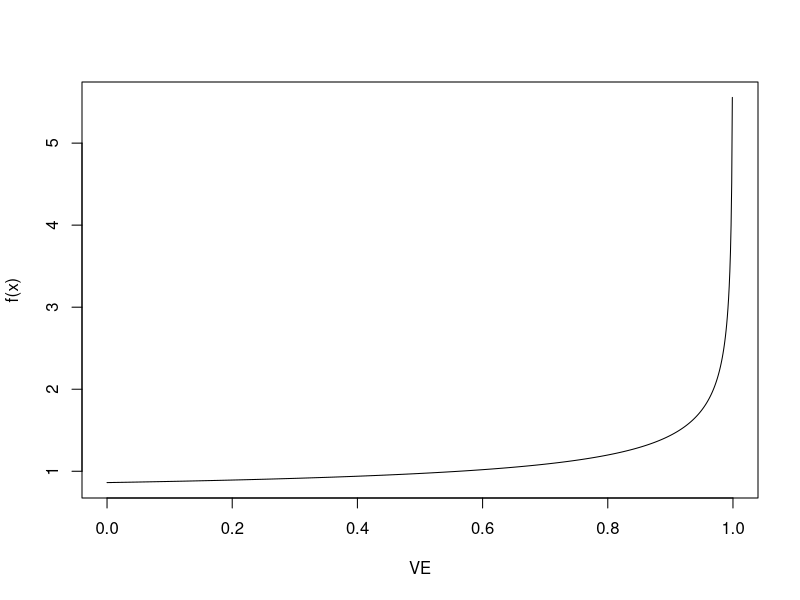
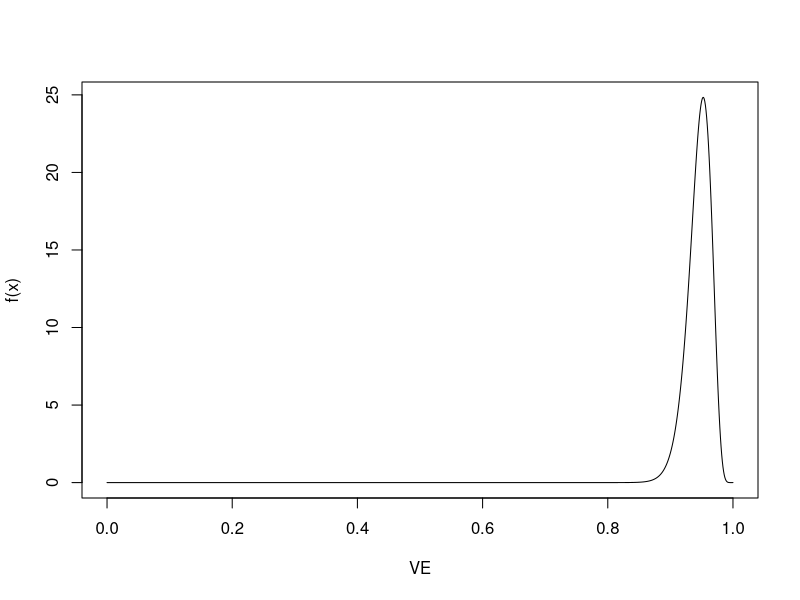

R code for these plots, in order:
## ---- chunk 1
knitr::opts_chunk$set(echo = TRUE)
## ---- chunk 2
a <- 0.700102
b <- 1

theta <- function(ve) {
  (1 - ve) / (2 - ve)
}

ve <- function(theta) {
  (1 - 2*theta) / (1 - theta)
}

mu_beta <- function(x, a, b) {
  x * prior(x, a, b)
}

prior <- function(x, a = 0, b = 0) {
  dbeta(x, 0.700102 + a, 1 + b)
}

ci <- function(x, a, b) {
  qbeta(x, 0.700102 + a, 1 + b)
}

criterion <- function(a, b) {
  pbeta(theta(0.3), 0.700102 + a, 1 + b, lower.tail = FALSE)
}

calc_statistics <- function(a = 0, b = 0) {
  theta <- integrate(mu_beta, 0, 1, a = a, b = b)$value
  ci <- rev(ve(ci(c(0.005, 0.995), a, b)))

  cat(sprintf("E[theta]: %.4f\n", theta))
  cat(sprintf("VE: %.4f\n", ve(theta)))
  cat(sprintf("P(VE < 30%%): %g\n", criterion(a, b)))
  cat(sprintf("VE 99%% Credible Interval: %.4f, %.4f", ci[1], ci[2]))

  theta_dist <- function(x) {
    dbeta(theta(x), 0.700102 + a, 1 + b)
  }
  
  curve(theta_dist, n = 1000, xlab = "VE", ylab = "f(x)")
}
## ---- chunk 3
calc_statistics()
## ---- chunk 4
n <- 170
n_vac <- 8
n_placebo <- n - n_vac
calc_statistics(n_vac, n_placebo)
